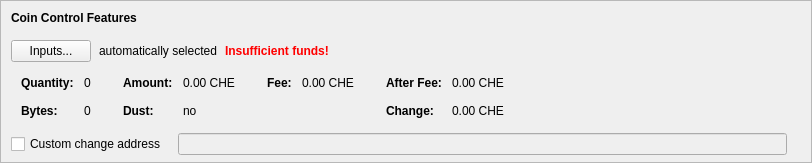
      <widget class="QFrame" name="frameCoinControl">
       <property name="sizePolicy">
        <sizepolicy hsizetype="Expanding" vsizetype="Fixed">
         <horstretch>0</horstretch>
         <verstretch>0</verstretch>
        </sizepolicy>
       </property>
       <property name="maximumSize">
        <size>
         <width>16777215</width>
         <height>16777215</height>
        </size>
       </property>
       <property name="frameShape">
        <enum>QFrame::StyledPanel</enum>
       </property>
       <property name="frameShadow">
        <enum>QFrame::Sunken</enum>
       </property>
       <layout class="QVBoxLayout" name="verticalLayoutCoinControl2">
        <property name="spacing">
         <number>0</number>
        </property>
        <property name="leftMargin">
         <number>0</number>
        </property>
        <property name="topMargin">
         <number>0</number>
        </property>
        <property name="rightMargin">
         <number>0</number>
        </property>
        <property name="bottomMargin">
         <number>6</number>
        </property>
        <item>
         <layout class="QVBoxLayout" name="verticalLayoutCoinControl" stretch="0,0,0,0,0">
          <property name="spacing">
           <number>0</number>
          </property>
          <property name="leftMargin">
           <number>10</number>
          </property>
          <property name="topMargin">
           <number>10</number>
          </property>
          <item>
           <layout class="QHBoxLayout" name="horizontalLayoutCoinControl1">
            <property name="bottomMargin">
             <number>15</number>
            </property>
            <item>
             <widget class="QLabel" name="labelCoinControlFeatures">
              <property name="sizePolicy">
               <sizepolicy hsizetype="Preferred" vsizetype="Maximum">
                <horstretch>0</horstretch>
                <verstretch>0</verstretch>
               </sizepolicy>
              </property>
              <property name="font">
               <font>
                <weight>75</weight>
                <bold>true</bold>
               </font>
              </property>
              <property name="styleSheet">
               <string notr="true">font-weight:bold;</string>
              </property>
              <property name="text">
               <string>Coin Control Features</string>
              </property>
             </widget>
            </item>
           </layout>
          </item>
          <item>
           <layout class="QHBoxLayout" name="horizontalLayoutCoinControl2" stretch="0,0,0,0">
            <property name="spacing">
             <number>8</number>
            </property>
            <property name="bottomMargin">
             <number>10</number>
            </property>
            <item>
             <widget class="QPushButton" name="pushButtonCoinControl">
              <property name="styleSheet">
               <string notr="true"/>
              </property>
              <property name="text">
               <string>Inputs...</string>
              </property>
              <property name="autoDefault">
               <bool>false</bool>
              </property>
             </widget>
            </item>
            <item>
             <widget class="QLabel" name="labelCoinControlAutomaticallySelected">
              <property name="text">
               <string>automatically selected</string>
              </property>
              <property name="margin">
               <number>5</number>
              </property>
             </widget>
            </item>
            <item>
             <widget class="QLabel" name="labelCoinControlInsuffFunds">
              <property name="font">
               <font>
                <weight>75</weight>
                <bold>true</bold>
               </font>
              </property>
              <property name="styleSheet">
               <string notr="true">color:red;font-weight:bold;</string>
              </property>
              <property name="text">
               <string>Insufficient funds!</string>
              </property>
              <property name="margin">
               <number>5</number>
              </property>
             </widget>
            </item>
            <item>
             <spacer name="horizontalSpacerCoinControl">
              <property name="orientation">
               <enum>Qt::Horizontal</enum>
              </property>
              <property name="sizeHint" stdset="0">
               <size>
                <width>40</width>
                <height>1</height>
               </size>
              </property>
             </spacer>
            </item>
           </layout>
          </item>
          <item>
           <widget class="QWidget" name="widgetCoinControl" native="true">
            <property name="sizePolicy">
             <sizepolicy hsizetype="Preferred" vsizetype="Preferred">
              <horstretch>0</horstretch>
              <verstretch>0</verstretch>
             </sizepolicy>
            </property>
            <property name="minimumSize">
             <size>
              <width>0</width>
              <height>0</height>
             </size>
            </property>
            <property name="styleSheet">
             <string notr="true"/>
            </property>
            <layout class="QHBoxLayout" name="horizontalLayoutCoinControl5">
             <property name="leftMargin">
              <number>0</number>
             </property>
             <property name="topMargin">
              <number>0</number>
             </property>
             <property name="rightMargin">
              <number>0</number>
             </property>
             <property name="bottomMargin">
              <number>0</number>
             </property>
             <item>
              <layout class="QHBoxLayout" name="horizontalLayoutCoinControl3" stretch="0,0,0,1">
               <property name="spacing">
                <number>20</number>
               </property>
               <property name="topMargin">
                <number>0</number>
               </property>
               <property name="bottomMargin">
                <number>10</number>
               </property>
               <item>
                <layout class="QFormLayout" name="formLayoutCoinControl1">
                 <property name="horizontalSpacing">
                  <number>10</number>
                 </property>
                 <property name="verticalSpacing">
                  <number>14</number>
                 </property>
                 <property name="leftMargin">
                  <number>10</number>
                 </property>
                 <property name="topMargin">
                  <number>4</number>
                 </property>
                 <property name="rightMargin">
                  <number>6</number>
                 </property>
                 <item row="0" column="0">
                  <widget class="QLabel" name="labelCoinControlQuantityText">
                   <property name="font">
                    <font>
                     <weight>75</weight>
                     <bold>true</bold>
                    </font>
                   </property>
                   <property name="text">
                    <string>Quantity:</string>
                   </property>
                   <property name="margin">
                    <number>0</number>
                   </property>
                  </widget>
                 </item>
                 <item row="0" column="1">
                  <widget class="QLabel" name="labelCoinControlQuantity">
                   <property name="cursor">
                    <cursorShape>IBeamCursor</cursorShape>
                   </property>
                   <property name="contextMenuPolicy">
                    <enum>Qt::ActionsContextMenu</enum>
                   </property>
                   <property name="text">
                    <string notr="true">0</string>
                   </property>
                   <property name="margin">
                    <number>0</number>
                   </property>
                   <property name="textInteractionFlags">
                    <set>Qt::LinksAccessibleByMouse|Qt::TextSelectableByKeyboard|Qt::TextSelectableByMouse</set>
                   </property>
                  </widget>
                 </item>
                 <item row="1" column="0">
                  <widget class="QLabel" name="labelCoinControlBytesText">
                   <property name="font">
                    <font>
                     <weight>75</weight>
                     <bold>true</bold>
                    </font>
                   </property>
                   <property name="text">
                    <string>Bytes:</string>
                   </property>
                  </widget>
                 </item>
                 <item row="1" column="1">
                  <widget class="QLabel" name="labelCoinControlBytes">
                   <property name="cursor">
                    <cursorShape>IBeamCursor</cursorShape>
                   </property>
                   <property name="contextMenuPolicy">
                    <enum>Qt::ActionsContextMenu</enum>
                   </property>
                   <property name="text">
                    <string notr="true">0</string>
                   </property>
                   <property name="textInteractionFlags">
                    <set>Qt::LinksAccessibleByMouse|Qt::TextSelectableByKeyboard|Qt::TextSelectableByMouse</set>
                   </property>
                  </widget>
                 </item>
                </layout>
               </item>
               <item>
                <layout class="QFormLayout" name="formLayoutCoinControl2">
                 <property name="horizontalSpacing">
                  <number>10</number>
                 </property>
                 <property name="verticalSpacing">
                  <number>14</number>
                 </property>
                 <property name="leftMargin">
                  <number>6</number>
                 </property>
                 <property name="topMargin">
                  <number>4</number>
                 </property>
                 <property name="rightMargin">
                  <number>6</number>
                 </property>
                 <item row="0" column="0">
                  <widget class="QLabel" name="labelCoinControlAmountText">
                   <property name="font">
                    <font>
                     <weight>75</weight>
                     <bold>true</bold>
                    </font>
                   </property>
                   <property name="text">
                    <string>Amount:</string>
                   </property>
                   <property name="margin">
                    <number>0</number>
                   </property>
                  </widget>
                 </item>
                 <item row="0" column="1">
                  <widget class="QLabel" name="labelCoinControlAmount">
                   <property name="cursor">
                    <cursorShape>IBeamCursor</cursorShape>
                   </property>
                   <property name="contextMenuPolicy">
                    <enum>Qt::ActionsContextMenu</enum>
                   </property>
                   <property name="text">
                    <string notr="true">0.00 CHE</string>
                   </property>
                   <property name="textInteractionFlags">
                    <set>Qt::LinksAccessibleByMouse|Qt::TextSelectableByKeyboard|Qt::TextSelectableByMouse</set>
                   </property>
                  </widget>
                 </item>
                 <item row="1" column="0">
                  <widget class="QLabel" name="labelCoinControlLowOutputText">
                   <property name="font">
                    <font>
                     <weight>75</weight>
                     <bold>true</bold>
                    </font>
                   </property>
                   <property name="text">
                    <string>Dust:</string>
                   </property>
                  </widget>
                 </item>
                 <item row="1" column="1">
                  <widget class="QLabel" name="labelCoinControlLowOutput">
                   <property name="cursor">
                    <cursorShape>IBeamCursor</cursorShape>
                   </property>
                   <property name="contextMenuPolicy">
                    <enum>Qt::ActionsContextMenu</enum>
                   </property>
                   <property name="text">
                    <string notr="true">no</string>
                   </property>
                   <property name="textInteractionFlags">
                    <set>Qt::LinksAccessibleByMouse|Qt::TextSelectableByKeyboard|Qt::TextSelectableByMouse</set>
                   </property>
                  </widget>
                 </item>
                </layout>
               </item>
               <item>
                <layout class="QFormLayout" name="formLayoutCoinControl3">
                 <property name="horizontalSpacing">
                  <number>10</number>
                 </property>
                 <property name="verticalSpacing">
                  <number>14</number>
                 </property>
                 <property name="leftMargin">
                  <number>6</number>
                 </property>
                 <property name="topMargin">
                  <number>4</number>
                 </property>
                 <property name="rightMargin">
                  <number>6</number>
                 </property>
                 <item row="0" column="0">
                  <widget class="QLabel" name="labelCoinControlFeeText">
                   <property name="font">
                    <font>
                     <weight>75</weight>
                     <bold>true</bold>
                    </font>
                   </property>
                   <property name="text">
                    <string>Fee:</string>
                   </property>
                   <property name="margin">
                    <number>0</number>
                   </property>
                  </widget>
                 </item>
                 <item row="0" column="1">
                  <widget class="QLabel" name="labelCoinControlFee">
                   <property name="cursor">
                    <cursorShape>IBeamCursor</cursorShape>
                   </property>
                   <property name="contextMenuPolicy">
                    <enum>Qt::ActionsContextMenu</enum>
                   </property>
                   <property name="text">
                    <string notr="true">0.00 CHE</string>
                   </property>
                   <property name="textInteractionFlags">
                    <set>Qt::LinksAccessibleByMouse|Qt::TextSelectableByKeyboard|Qt::TextSelectableByMouse</set>
                   </property>
                  </widget>
                 </item>
                </layout>
               </item>
               <item>
                <layout class="QFormLayout" name="formLayoutCoinControl4">
                 <property name="horizontalSpacing">
                  <number>10</number>
                 </property>
                 <property name="verticalSpacing">
                  <number>14</number>
                 </property>
                 <property name="leftMargin">
                  <number>6</number>
                 </property>
                 <property name="topMargin">
                  <number>4</number>
                 </property>
                 <property name="rightMargin">
                  <number>6</number>
                 </property>
                 <item row="0" column="0">
                  <widget class="QLabel" name="labelCoinControlAfterFeeText">
                   <property name="font">
                    <font>
                     <weight>75</weight>
                     <bold>true</bold>
                    </font>
                   </property>
                   <property name="text">
                    <string>After Fee:</string>
                   </property>
                   <property name="margin">
                    <number>0</number>
                   </property>
                  </widget>
                 </item>
                 <item row="0" column="1">
                  <widget class="QLabel" name="labelCoinControlAfterFee">
                   <property name="cursor">
                    <cursorShape>IBeamCursor</cursorShape>
                   </property>
                   <property name="contextMenuPolicy">
                    <enum>Qt::ActionsContextMenu</enum>
                   </property>
                   <property name="text">
                    <string notr="true">0.00 CHE</string>
                   </property>
                   <property name="textInteractionFlags">
                    <set>Qt::LinksAccessibleByMouse|Qt::TextSelectableByKeyboard|Qt::TextSelectableByMouse</set>
                   </property>
                  </widget>
                 </item>
                 <item row="1" column="0">
                  <widget class="QLabel" name="labelCoinControlChangeText">
                   <property name="font">
                    <font>
                     <weight>75</weight>
                     <bold>true</bold>
                    </font>
                   </property>
                   <property name="text">
                    <string>Change:</string>
                   </property>
                  </widget>
                 </item>
                 <item row="1" column="1">
                  <widget class="QLabel" name="labelCoinControlChange">
                   <property name="cursor">
                    <cursorShape>IBeamCursor</cursorShape>
                   </property>
                   <property name="contextMenuPolicy">
                    <enum>Qt::ActionsContextMenu</enum>
                   </property>
                   <property name="text">
                    <string notr="true">0.00 CHE</string>
                   </property>
                   <property name="textInteractionFlags">
                    <set>Qt::LinksAccessibleByMouse|Qt::TextSelectableByKeyboard|Qt::TextSelectableByMouse</set>
                   </property>
                  </widget>
                 </item>
                </layout>
               </item>
              </layout>
             </item>
            </layout>
           </widget>
          </item>
          <item>
           <layout class="QHBoxLayout" name="horizontalLayoutCoinControl4" stretch="0,0,0">
            <property name="spacing">
             <number>12</number>
            </property>
            <property name="sizeConstraint">
             <enum>QLayout::SetDefaultConstraint</enum>
            </property>
            <property name="topMargin">
             <number>5</number>
            </property>
            <property name="rightMargin">
             <number>5</number>
            </property>
            <item>
             <widget class="QCheckBox" name="checkBoxCoinControlChange">
              <property name="toolTip">
               <string>If this is activated, but the change address is empty or invalid, change will be sent to a newly generated address.</string>
              </property>
              <property name="text">
               <string>Custom change address</string>
              </property>
             </widget>
            </item>
            <item>
             <widget class="QValidatedLineEdit" name="lineEditCoinControlChange">
              <property name="enabled">
               <bool>false</bool>
              </property>
              <property name="sizePolicy">
               <sizepolicy hsizetype="Expanding" vsizetype="Fixed">
                <horstretch>0</horstretch>
                <verstretch>0</verstretch>
               </sizepolicy>
              </property>
             </widget>
            </item>
            <item>
             <widget class="QLabel" name="labelCoinControlChangeLabel">
              <property name="sizePolicy">
               <sizepolicy hsizetype="Preferred" vsizetype="Expanding">
                <horstretch>0</horstretch>
                <verstretch>0</verstretch>
               </sizepolicy>
              </property>
              <property name="minimumSize">
               <size>
                <width>0</width>
                <height>0</height>
               </size>
              </property>
              <property name="text">
               <string/>
              </property>
              <property name="margin">
               <number>3</number>
              </property>
             </widget>
            </item>
           </layout>
          </item>
          <item>
           <spacer name="verticalSpacerCoinControl">
            <property name="orientation">
             <enum>Qt::Vertical</enum>
            </property>
            <property name="sizeHint" stdset="0">
             <size>
              <width>800</width>
              <height>1</height>
             </size>
            </property>
           </spacer>
          </item>
         </layout>
        </item>
       </layout>
      </widget>
